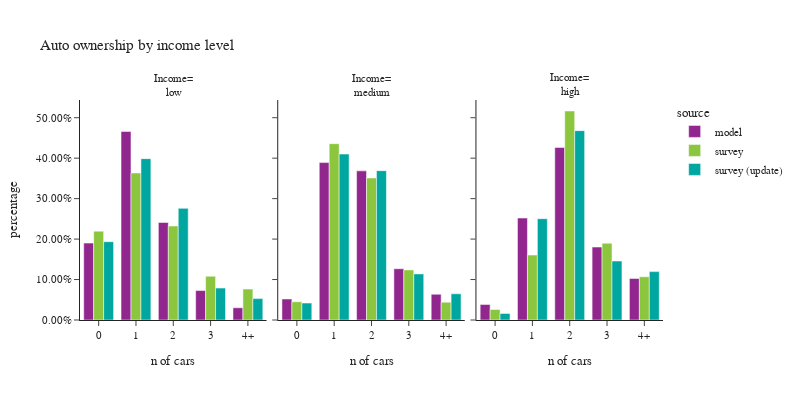

The notebook cell this image was saved under:
### Code cell
plot_auto(hh,'hhincome_4group','income level', 'Income')

### Figure 1 — Plotly figure (JSON) as saved in the notebook; plotly's stock layout.template omitted (floating-point values rounded to 4 significant figures)
{"data": [{"alignmentgroup": "True", "customdata": [[82478], [202268], [104592], [31575], [13142]], "hovertemplate": "source=model<br>hhincome_4group=low<br>auto_ownership_simple=%{x}<br>percentage=%{y}<br>sample count=%{customdata[0]}<extra></extra>", "legendgroup": "model", "marker": {"color": "#91268F", "pattern": {"shape": ""}}, "name": "model", "offsetgroup": "model", "orientation": "v", "showlegend": true, "textposition": "auto", "type": "bar", "x": ["0", "1", "2", "3", "4+"], "xaxis": "x", "y": [0.19, 0.466, 0.241, 0.07274, 0.03028], "yaxis": "y"}, {"alignmentgroup": "True", "customdata": [[22539], [168920], [160022], [55026], [27603]], "hovertemplate": "source=model<br>hhincome_4group=medium<br>auto_ownership_simple=%{x}<br>percentage=%{y}<br>sample count=%{customdata[0]}<extra></extra>", "legendgroup": "model", "marker": {"color": "#91268F", "pattern": {"shape": ""}}, "name": "model", "offsetgroup": "model", "orientation": "v", "showlegend": false, "textposition": "auto", "type": "bar", "x": ["0", "1", "2", "3", "4+"], "xaxis": "x2", "y": [0.05192, 0.3891, 0.3686, 0.1268, 0.06359], "yaxis": "y2"}, {"alignmentgroup": "True", "customdata": [[16698], [109384], [185094], [78264], [44588]], "hovertemplate": "source=model<br>hhincome_4group=high<br>auto_ownership_simple=%{x}<br>percentage=%{y}<br>sample count=%{customdata[0]}<extra></extra>", "legendgroup": "model", "marker": {"color": "#91268F", "pattern": {"shape": ""}}, "name": "model", "offsetgroup": "model", "orientation": "v", "showlegend": false, "textposition": "auto", "type": "bar", "x": ["0", "1", "2", "3", "4+"], "xaxis": "x3", "y": [0.03847, 0.252, 0.4265, 0.1803, 0.1027], "yaxis": "y3"}, {"alignmentgroup": "True", "customdata": [[334], [531], [245], [64], [32]], "hovertemplate": "source=survey<br>hhincome_4group=low<br>auto_ownership_simple=%{x}<br>percentage=%{y}<br>sample count=%{customdata[0]}<extra></extra>", "legendgroup": "survey", "marker": {"color": "#8CC63E", "pattern": {"shape": ""}}, "name": "survey", "offsetgroup": "survey", "orientation": "v", "showlegend": true, "textposition": "auto", "type": "bar", "x": ["0", "1", "2", "3", "4+"], "xaxis": "x", "y": [0.2197, 0.3634, 0.2324, 0.1081, 0.07642], "yaxis": "y"}, {"alignmentgroup": "True", "customdata": [[112], [435], [216], [49], [22]], "hovertemplate": "source=survey<br>hhincome_4group=medium<br>auto_ownership_simple=%{x}<br>percentage=%{y}<br>sample count=%{customdata[0]}<extra></extra>", "legendgroup": "survey", "marker": {"color": "#8CC63E", "pattern": {"shape": ""}}, "name": "survey", "offsetgroup": "survey", "orientation": "v", "showlegend": false, "textposition": "auto", "type": "bar", "x": ["0", "1", "2", "3", "4+"], "xaxis": "x2", "y": [0.04508, 0.4358, 0.3511, 0.1238, 0.04412], "yaxis": "y2"}, {"alignmentgroup": "True", "customdata": [[82], [395], [358], [96], [42]], "hovertemplate": "source=survey<br>hhincome_4group=high<br>auto_ownership_simple=%{x}<br>percentage=%{y}<br>sample count=%{customdata[0]}<extra></extra>", "legendgroup": "survey", "marker": {"color": "#8CC63E", "pattern": {"shape": ""}}, "name": "survey", "offsetgroup": "survey", "orientation": "v", "showlegend": false, "textposition": "auto", "type": "bar", "x": ["0", "1", "2", "3", "4+"], "xaxis": "x3", "y": [0.02606, 0.1605, 0.5166, 0.1899, 0.107], "yaxis": "y3"}, {"alignmentgroup": "True", "customdata": [[368], [564], [263], [71], [36]], "hovertemplate": "source=survey (update)<br>hhincome_4group=low<br>auto_ownership_simple=%{x}<br>percentage=%{y}<br>sample count=%{customdata[0]}<extra></extra>", "legendgroup": "survey (update)", "marker": {"color": "#00A7A0", "pattern": {"shape": ""}}, "name": "survey (update)", "offsetgroup": "survey (update)", "orientation": "v", "showlegend": true, "textposition": "auto", "type": "bar", "x": ["0", "1", "2", "3", "4+"], "xaxis": "x", "y": [0.1936, 0.3988, 0.2759, 0.07888, 0.05286], "yaxis": "y"}, {"alignmentgroup": "True", "customdata": [[123], [453], [230], [52], [24]], "hovertemplate": "source=survey (update)<br>hhincome_4group=medium<br>auto_ownership_simple=%{x}<br>percentage=%{y}<br>sample count=%{customdata[0]}<extra></extra>", "legendgroup": "survey (update)", "marker": {"color": "#00A7A0", "pattern": {"shape": ""}}, "name": "survey (update)", "offsetgroup": "survey (update)", "orientation": "v", "showlegend": false, "textposition": "auto", "type": "bar", "x": ["0", "1", "2", "3", "4+"], "xaxis": "x2", "y": [0.0419, 0.4102, 0.3691, 0.114, 0.06482], "yaxis": "y2"}, {"alignmentgroup": "True", "customdata": [[84], [403], [371], [98], [48]], "hovertemplate": "source=survey (update)<br>hhincome_4group=high<br>auto_ownership_simple=%{x}<br>percentage=%{y}<br>sample count=%{customdata[0]}<extra></extra>", "legendgroup": "survey (update)", "marker": {"color": "#00A7A0", "pattern": {"shape": ""}}, "name": "survey (update)", "offsetgroup": "survey (update)", "orientation": "v", "showlegend": false, "textposition": "auto", "type": "bar", "x": ["0", "1", "2", "3", "4+"], "xaxis": "x3", "y": [0.01628, 0.2504, 0.468, 0.1457, 0.1196], "yaxis": "y3"}], "layout": {"annotations": [{"font": {}, "showarrow": false, "text": "Income=<br>low", "x": 0.16, "xanchor": "center", "xref": "paper", "y": 1.0, "yanchor": "bottom", "yref": "paper"}, {"font": {}, "showarrow": false, "text": "Income=<br>medium", "x": 0.5, "xanchor": "center", "xref": "paper", "y": 1.0, "yanchor": "bottom", "yref": "paper"}, {"font": {}, "showarrow": false, "text": "Income=<br>high", "x": 0.84, "xanchor": "center", "xref": "paper", "y": 1.0, "yanchor": "bottom", "yref": "paper"}], "barmode": "group", "font": {"size": 11}, "height": 400, "legend": {"title": {"text": "source"}, "tracegroupgap": 0}, "title": {"text": "Auto ownership by income level"}, "width": 800, "xaxis": {"anchor": "y", "domain": [0.0, 0.32], "title": {"text": "n of cars"}}, "xaxis2": {"anchor": "y2", "domain": [0.34, 0.66], "matches": "x", "title": {"text": "n of cars"}}, "xaxis3": {"anchor": "y3", "domain": [0.68, 1.0], "matches": "x", "title": {"text": "n of cars"}}, "yaxis": {"anchor": "x", "domain": [0.0, 1.0], "tickformat": ".2%", "title": {"text": "percentage"}}, "yaxis2": {"anchor": "x2", "domain": [0.0, 1.0], "matches": "y", "showticklabels": false, "tickformat": ".2%"}, "yaxis3": {"anchor": "x3", "domain": [0.0, 1.0], "matches": "y", "showticklabels": false, "tickformat": ".2%"}}}
